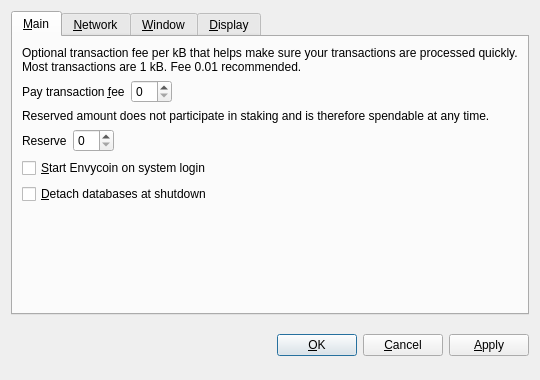
<?xml version="1.0" encoding="UTF-8"?>
<ui version="4.0">
 <class>OptionsDialog</class>
 <widget class="QDialog" name="OptionsDialog">
  <property name="geometry">
   <rect>
    <x>0</x>
    <y>0</y>
    <width>540</width>
    <height>380</height>
   </rect>
  </property>
  <property name="windowTitle">
   <string>Options</string>
  </property>
  <property name="modal">
   <bool>true</bool>
  </property>
  <layout class="QVBoxLayout" name="verticalLayout">
   <item>
    <widget class="QTabWidget" name="tabWidget">
     <property name="tabPosition">
      <enum>QTabWidget::North</enum>
     </property>
     <property name="currentIndex">
      <number>0</number>
     </property>
     <widget class="QWidget" name="tabMain">
      <attribute name="title">
       <string>&amp;Main</string>
      </attribute>
      <layout class="QVBoxLayout" name="verticalLayout_Main">
       <item>
        <widget class="QLabel" name="transactionFeeInfoLabel">
         <property name="text">
          <string>Optional transaction fee per kB that helps make sure your transactions are processed quickly. Most transactions are 1 kB. Fee 0.01 recommended.</string>
         </property>
         <property name="textFormat">
          <enum>Qt::PlainText</enum>
         </property>
         <property name="wordWrap">
          <bool>true</bool>
         </property>
        </widget>
       </item>
       <item>
        <layout class="QHBoxLayout" name="horizontalLayoutFee">
         <item>
          <widget class="QLabel" name="transactionFeeLabel">
           <property name="text">
            <string>Pay transaction &amp;fee</string>
           </property>
           <property name="textFormat">
            <enum>Qt::PlainText</enum>
           </property>
           <property name="buddy">
            <cstring>transactionFee</cstring>
           </property>
          </widget>
         </item>
         <item>
          <widget class="BitcoinAmountField" name="transactionFee"/>
         </item>
         <item>
          <spacer name="horizontalSpacerFee">
           <property name="orientation">
            <enum>Qt::Horizontal</enum>
           </property>
           <property name="sizeHint" stdset="0">
            <size>
             <width>40</width>
             <height>20</height>
            </size>
           </property>
          </spacer>
         </item>
        </layout>
       </item>
       <item>
        <widget class="QLabel" name="reserveBalanceInfoLabel">
         <property name="text">
          <string>Reserved amount does not participate in staking and is therefore spendable at any time.</string>
         </property>
         <property name="textFormat">
          <enum>Qt::PlainText</enum>
         </property>
         <property name="wordWrap">
          <bool>true</bool>
         </property>
        </widget>
       </item>
       <item>
        <layout class="QHBoxLayout" name="horizontalLayoutReserveBalance">
         <item>
          <widget class="QLabel" name="reserveBalanceLabel">
           <property name="text">
            <string>Reserve</string>
           </property>
           <property name="textFormat">
            <enum>Qt::PlainText</enum>
           </property>
           <property name="buddy">
            <cstring>reserveBalance</cstring>
           </property>
          </widget>
         </item>
         <item>
          <widget class="BitcoinAmountField" name="reserveBalance"/>
         </item>
         <item>
          <spacer name="horizontalSpacerReserveBalance">
           <property name="orientation">
            <enum>Qt::Horizontal</enum>
           </property>
           <property name="sizeHint" stdset="0">
            <size>
             <width>40</width>
             <height>20</height>
            </size>
           </property>
          </spacer>
         </item>
        </layout>
       </item>
       <item>
        <widget class="QCheckBox" name="bitcoinAtStartup">
         <property name="toolTip">
          <string>Automatically start Envycoin after logging in to the system.</string>
         </property>
         <property name="text">
          <string>&amp;Start Envycoin on system login</string>
         </property>
        </widget>
       </item>
       <item>
        <widget class="QCheckBox" name="detachDatabases">
         <property name="toolTip">
          <string>Detach block and address databases at shutdown. This means they can be moved to another data directory, but it slows down shutdown. The wallet is always detached.</string>
         </property>
         <property name="text">
          <string>&amp;Detach databases at shutdown</string>
         </property>
        </widget>
       </item>
       <item>
        <spacer name="verticalSpacer_Main">
         <property name="orientation">
          <enum>Qt::Vertical</enum>
         </property>
         <property name="sizeHint" stdset="0">
          <size>
           <width>20</width>
           <height>40</height>
          </size>
         </property>
        </spacer>
       </item>
      </layout>
     </widget>
     <widget class="QWidget" name="tabNetwork">
      <attribute name="title">
       <string>&amp;Network</string>
      </attribute>
      <layout class="QVBoxLayout" name="verticalLayout_Network">
       <item>
        <widget class="QCheckBox" name="mapPortUpnp">
         <property name="toolTip">
          <string>Automatically open the Envycoin client port on the router. This only works when your router supports UPnP and it is enabled.</string>
         </property>
         <property name="text">
          <string>Map port using &amp;UPnP</string>
         </property>
        </widget>
       </item>
       <item>
        <widget class="QCheckBox" name="connectSocks">
         <property name="toolTip">
          <string>Connect to the Envycoin network through a SOCKS proxy (e.g. when connecting through Tor).</string>
         </property>
         <property name="text">
          <string>&amp;Connect through SOCKS proxy:</string>
         </property>
        </widget>
       </item>
       <item>
        <layout class="QHBoxLayout" name="horizontalLayout_Network">
         <item>
          <widget class="QLabel" name="proxyIpLabel">
           <property name="text">
            <string>Proxy &amp;IP:</string>
           </property>
           <property name="textFormat">
            <enum>Qt::PlainText</enum>
           </property>
           <property name="buddy">
            <cstring>proxyIp</cstring>
           </property>
          </widget>
         </item>
         <item>
          <widget class="QValidatedLineEdit" name="proxyIp">
           <property name="maximumSize">
            <size>
             <width>140</width>
             <height>16777215</height>
            </size>
           </property>
           <property name="toolTip">
            <string>IP address of the proxy (e.g. 127.0.0.1)</string>
           </property>
          </widget>
         </item>
         <item>
          <widget class="QLabel" name="proxyPortLabel">
           <property name="text">
            <string>&amp;Port:</string>
           </property>
           <property name="textFormat">
            <enum>Qt::PlainText</enum>
           </property>
           <property name="buddy">
            <cstring>proxyPort</cstring>
           </property>
          </widget>
         </item>
         <item>
          <widget class="QLineEdit" name="proxyPort">
           <property name="maximumSize">
            <size>
             <width>55</width>
             <height>16777215</height>
            </size>
           </property>
           <property name="toolTip">
            <string>Port of the proxy (e.g. 9050)</string>
           </property>
          </widget>
         </item>
         <item>
          <widget class="QLabel" name="socksVersionLabel">
           <property name="text">
            <string>SOCKS &amp;Version:</string>
           </property>
           <property name="textFormat">
            <enum>Qt::PlainText</enum>
           </property>
           <property name="buddy">
            <cstring>socksVersion</cstring>
           </property>
          </widget>
         </item>
         <item>
          <widget class="QValueComboBox" name="socksVersion">
           <property name="toolTip">
            <string>SOCKS version of the proxy (e.g. 5)</string>
           </property>
          </widget>
         </item>
         <item>
          <spacer name="horizontalSpacer_Network">
           <property name="orientation">
            <enum>Qt::Horizontal</enum>
           </property>
           <property name="sizeHint" stdset="0">
            <size>
             <width>40</width>
             <height>20</height>
            </size>
           </property>
          </spacer>
         </item>
        </layout>
       </item>
       <item>
        <spacer name="verticalSpacer_Network">
         <property name="orientation">
          <enum>Qt::Vertical</enum>
         </property>
         <property name="sizeHint" stdset="0">
          <size>
           <width>20</width>
           <height>40</height>
          </size>
         </property>
        </spacer>
       </item>
      </layout>
     </widget>
     <widget class="QWidget" name="tabWindow">
      <attribute name="title">
       <string>&amp;Window</string>
      </attribute>
      <layout class="QVBoxLayout" name="verticalLayout_Window">
       <item>
        <widget class="QCheckBox" name="minimizeToTray">
         <property name="toolTip">
          <string>Show only a tray icon after minimizing the window.</string>
         </property>
         <property name="text">
          <string>&amp;Minimize to the tray instead of the taskbar</string>
         </property>
        </widget>
       </item>
       <item>
        <widget class="QCheckBox" name="minimizeOnClose">
         <property name="toolTip">
          <string>Minimize instead of exit the application when the window is closed. When this option is enabled, the application will be closed only after selecting Quit in the menu.</string>
         </property>
         <property name="text">
          <string>M&amp;inimize on close</string>
         </property>
        </widget>
       </item>
       <item>
        <spacer name="verticalSpacer_Window">
         <property name="orientation">
          <enum>Qt::Vertical</enum>
         </property>
         <property name="sizeHint" stdset="0">
          <size>
           <width>20</width>
           <height>40</height>
          </size>
         </property>
        </spacer>
       </item>
      </layout>
     </widget>
     <widget class="QWidget" name="tabDisplay">
      <attribute name="title">
       <string>&amp;Display</string>
      </attribute>
      <layout class="QVBoxLayout" name="verticalLayout_Display">
       <item>
        <layout class="QHBoxLayout" name="horizontalLayout_1_Display">
         <item>
          <widget class="QLabel" name="langLabel">
           <property name="text">
            <string>User Interface &amp;language:</string>
           </property>
           <property name="textFormat">
            <enum>Qt::PlainText</enum>
           </property>
           <property name="buddy">
            <cstring>lang</cstring>
           </property>
          </widget>
         </item>
         <item>
          <widget class="QValueComboBox" name="lang">
           <property name="toolTip">
            <string>The user interface language can be set here. This setting will take effect after restarting Envycoin.</string>
           </property>
          </widget>
         </item>
        </layout>
       </item>
       <item>
        <layout class="QHBoxLayout" name="horizontalLayout_2_Display">
         <item>
          <widget class="QLabel" name="unitLabel">
           <property name="text">
            <string>&amp;Unit to show amounts in:</string>
           </property>
           <property name="textFormat">
            <enum>Qt::PlainText</enum>
           </property>
           <property name="buddy">
            <cstring>unit</cstring>
           </property>
          </widget>
         </item>
         <item>
          <widget class="QValueComboBox" name="unit">
           <property name="toolTip">
            <string>Choose the default subdivision unit to show in the interface and when sending coins.</string>
           </property>
          </widget>
         </item>
        </layout>
       </item>
       <item>
        <widget class="QCheckBox" name="displayAddresses">
         <property name="toolTip">
          <string>Whether to show Envycoin addresses in the transaction list or not.</string>
         </property>
         <property name="text">
          <string>&amp;Display addresses in transaction list</string>
         </property>
        </widget>
       </item>
       <item>
        <widget class="QCheckBox" name="coinControlFeatures">
         <property name="toolTip">
          <string>Whether to show coin control features or not.</string>
         </property>
         <property name="text">
          <string>Display coin &amp;control features (experts only!)</string>
         </property>
        </widget>
       </item>
       <item>
        <spacer name="verticalSpacer_Display">
         <property name="orientation">
          <enum>Qt::Vertical</enum>
         </property>
         <property name="sizeHint" stdset="0">
          <size>
           <width>20</width>
           <height>40</height>
          </size>
         </property>
        </spacer>
       </item>
      </layout>
     </widget>
    </widget>
   </item>
   <item>
    <layout class="QHBoxLayout" name="horizontalLayout_Buttons">
     <item>
      <spacer name="horizontalSpacer_1">
       <property name="orientation">
        <enum>Qt::Horizontal</enum>
       </property>
       <property name="sizeHint" stdset="0">
        <size>
         <width>40</width>
         <height>48</height>
        </size>
       </property>
      </spacer>
     </item>
     <item>
      <widget class="QLabel" name="statusLabel">
       <property name="font">
        <font>
         <weight>75</weight>
         <bold>true</bold>
        </font>
       </property>
       <property name="text">
        <string/>
       </property>
       <property name="textFormat">
        <enum>Qt::PlainText</enum>
       </property>
       <property name="wordWrap">
        <bool>true</bool>
       </property>
      </widget>
     </item>
     <item>
      <spacer name="horizontalSpacer_2">
       <property name="orientation">
        <enum>Qt::Horizontal</enum>
       </property>
       <property name="sizeHint" stdset="0">
        <size>
         <width>40</width>
         <height>48</height>
        </size>
       </property>
      </spacer>
     </item>
     <item>
      <widget class="QPushButton" name="okButton">
       <property name="text">
        <string>&amp;OK</string>
       </property>
      </widget>
     </item>
     <item>
      <widget class="QPushButton" name="cancelButton">
       <property name="text">
        <string>&amp;Cancel</string>
       </property>
       <property name="autoDefault">
        <bool>false</bool>
       </property>
      </widget>
     </item>
     <item>
      <widget class="QPushButton" name="applyButton">
       <property name="text">
        <string>&amp;Apply</string>
       </property>
       <property name="autoDefault">
        <bool>false</bool>
       </property>
      </widget>
     </item>
    </layout>
   </item>
  </layout>
 </widget>
 <customwidgets>
  <customwidget>
   <class>BitcoinAmountField</class>
   <extends>QSpinBox</extends>
   <header>bitcoinamountfield.h</header>
  </customwidget>
  <customwidget>
   <class>QValueComboBox</class>
   <extends>QComboBox</extends>
   <header>qvaluecombobox.h</header>
  </customwidget>
  <customwidget>
   <class>QValidatedLineEdit</class>
   <extends>QLineEdit</extends>
   <header>qvalidatedlineedit.h</header>
  </customwidget>
 </customwidgets>
 <resources/>
 <connections/>
</ui>
